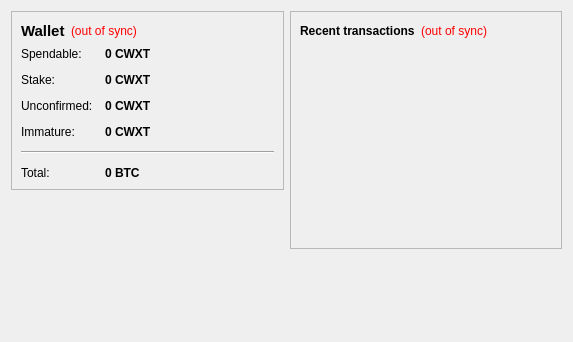
<?xml version="1.0" encoding="UTF-8"?>
<ui version="4.0">
 <class>OverviewPage</class>
 <widget class="QWidget" name="OverviewPage">
  <property name="geometry">
   <rect>
    <x>0</x>
    <y>0</y>
    <width>573</width>
    <height>342</height>
   </rect>
  </property>
  <property name="windowTitle">
   <string>Form</string>
  </property>
  <layout class="QHBoxLayout" name="horizontalLayout" stretch="1,1">
   <item>
    <layout class="QVBoxLayout" name="verticalLayout_2">
     <item>
      <widget class="QFrame" name="frame">
       <property name="frameShape">
        <enum>QFrame::StyledPanel</enum>
       </property>
       <property name="frameShadow">
        <enum>QFrame::Raised</enum>
       </property>
       <layout class="QVBoxLayout" name="verticalLayout_4">
        <item>
         <layout class="QHBoxLayout" name="horizontalLayout_4">
          <item>
           <widget class="QLabel" name="label_5">
            <property name="font">
             <font>
              <pointsize>11</pointsize>
              <weight>75</weight>
              <bold>true</bold>
             </font>
            </property>
            <property name="text">
             <string>Wallet</string>
            </property>
           </widget>
          </item>
          <item>
           <widget class="QLabel" name="labelWalletStatus">
            <property name="toolTip">
             <string>The displayed information may be out of date. Your wallet automatically synchronizes with the cryptoworldxtoken network after a connection is established, but this process has not completed yet.</string>
            </property>
            <property name="styleSheet">
             <string notr="true">QLabel { color: red; }</string>
            </property>
            <property name="text">
             <string notr="true">(out of sync)</string>
            </property>
            <property name="alignment">
             <set>Qt::AlignLeading|Qt::AlignLeft|Qt::AlignVCenter</set>
            </property>
           </widget>
          </item>
          <item>
           <spacer name="horizontalSpacer_2">
            <property name="orientation">
             <enum>Qt::Horizontal</enum>
            </property>
            <property name="sizeHint" stdset="0">
             <size>
              <width>40</width>
              <height>20</height>
             </size>
            </property>
           </spacer>
          </item>
         </layout>
        </item>
        <item>
         <layout class="QFormLayout" name="formLayout_2">
          <property name="fieldGrowthPolicy">
           <enum>QFormLayout::AllNonFixedFieldsGrow</enum>
          </property>
          <property name="horizontalSpacing">
           <number>12</number>
          </property>
          <property name="verticalSpacing">
           <number>12</number>
          </property>
          <item row="0" column="0">
           <widget class="QLabel" name="label">
            <property name="text">
             <string>Spendable:</string>
            </property>
           </widget>
          </item>
          <item row="0" column="1">
           <widget class="QLabel" name="labelBalance">
            <property name="font">
             <font>
              <weight>75</weight>
              <bold>true</bold>
             </font>
            </property>
            <property name="cursor">
             <cursorShape>IBeamCursor</cursorShape>
            </property>
            <property name="toolTip">
             <string>Your current spendable balance</string>
            </property>
            <property name="text">
             <string notr="true">0 CWXT</string>
            </property>
            <property name="textInteractionFlags">
             <set>Qt::LinksAccessibleByMouse|Qt::TextSelectableByKeyboard|Qt::TextSelectableByMouse</set>
            </property>
           </widget>
          </item>
          <item row="1" column="0">
           <widget class="QLabel" name="label_6">
            <property name="text">
             <string>Stake:</string>
            </property>
           </widget>
          </item>
          <item row="1" column="1">
           <widget class="QLabel" name="labelStake">
            <property name="font">
             <font>
              <weight>75</weight>
              <bold>true</bold>
             </font>
            </property>
            <property name="cursor">
             <cursorShape>IBeamCursor</cursorShape>
            </property>
            <property name="toolTip">
             <string>Total of coins that was staked, and do not yet count toward the current balance</string>
            </property>
            <property name="text">
             <string notr="true">0 CWXT</string>
            </property>
            <property name="textInteractionFlags">
             <set>Qt::LinksAccessibleByMouse|Qt::TextSelectableByKeyboard|Qt::TextSelectableByMouse</set>
            </property>
           </widget>
          </item>
          <item row="2" column="0">
           <widget class="QLabel" name="label_3">
            <property name="text">
             <string>Unconfirmed:</string>
            </property>
           </widget>
          </item>
          <item row="2" column="1">
           <widget class="QLabel" name="labelUnconfirmed">
            <property name="font">
             <font>
              <weight>75</weight>
              <bold>true</bold>
             </font>
            </property>
            <property name="cursor">
             <cursorShape>IBeamCursor</cursorShape>
            </property>
            <property name="toolTip">
             <string>Total of transactions that have yet to be confirmed, and do not yet count toward the current balance</string>
            </property>
            <property name="text">
             <string notr="true">0 CWXT</string>
            </property>
            <property name="textInteractionFlags">
             <set>Qt::LinksAccessibleByMouse|Qt::TextSelectableByKeyboard|Qt::TextSelectableByMouse</set>
            </property>
           </widget>
          </item>
          <item row="3" column="0">
           <widget class="QLabel" name="labelImmatureText">
            <property name="text">
             <string>Immature:</string>
            </property>
           </widget>
          </item>
          <item row="3" column="1">
           <widget class="QLabel" name="labelImmature">
            <property name="font">
             <font>
              <weight>75</weight>
              <bold>true</bold>
             </font>
            </property>
            <property name="toolTip">
             <string>Mined balance that has not yet matured</string>
            </property>
            <property name="text">
             <string notr="true">0 CWXT</string>
            </property>
            <property name="textInteractionFlags">
             <set>Qt::LinksAccessibleByMouse|Qt::TextSelectableByKeyboard|Qt::TextSelectableByMouse</set>
            </property>
           </widget>
          </item>
          <item row="4" column="0" colspan="2">
           <widget class="Line" name="line">
            <property name="orientation">
             <enum>Qt::Horizontal</enum>
            </property>
           </widget>
          </item>
          <item row="5" column="0">
           <widget class="QLabel" name="labelTotalText">
            <property name="text">
             <string>Total:</string>
            </property>
           </widget>
          </item>
          <item row="5" column="1">
           <widget class="QLabel" name="labelTotal">
            <property name="font">
             <font>
              <weight>75</weight>
              <bold>true</bold>
             </font>
            </property>
            <property name="cursor">
             <cursorShape>IBeamCursor</cursorShape>
            </property>
            <property name="toolTip">
             <string>Your current total balance</string>
            </property>
            <property name="text">
             <string notr="true">0 BTC</string>
            </property>
            <property name="textInteractionFlags">
             <set>Qt::LinksAccessibleByMouse|Qt::TextSelectableByKeyboard|Qt::TextSelectableByMouse</set>
            </property>
           </widget>
          </item>
         </layout>
        </item>
       </layout>
      </widget>
     </item>
     <item>
      <spacer name="verticalSpacer">
       <property name="orientation">
        <enum>Qt::Vertical</enum>
       </property>
       <property name="sizeHint" stdset="0">
        <size>
         <width>20</width>
         <height>40</height>
        </size>
       </property>
      </spacer>
     </item>
     <item>
         <widget class="QLabel" name="coinimage">
          <property name="text">
           <string/>
         </property>
         <property name="pixmap">
           <pixmap resource="../bitcoin.qrc">:/icons/bitcoin</pixmap>
         </property>
         <property name="scaledContents">
           <bool>false</bool>
         </property>
         <property name="alignment">
           <set>Qt::AlignCenter</set>
         </property>
         <property name="margin">
           <number>-2</number>
         </property>
       </widget>
     </item>
    </layout>
   </item>
   <item>
    <layout class="QVBoxLayout" name="verticalLayout_3">
     <item>
      <widget class="QFrame" name="frame_2">
       <property name="frameShape">
        <enum>QFrame::StyledPanel</enum>
       </property>
       <property name="frameShadow">
        <enum>QFrame::Raised</enum>
       </property>
       <layout class="QVBoxLayout" name="verticalLayout">
        <item>
         <layout class="QHBoxLayout" name="horizontalLayout_2">
          <item>
           <widget class="QLabel" name="label_4">
            <property name="text">
             <string>&lt;b&gt;Recent transactions&lt;/b&gt;</string>
            </property>
           </widget>
          </item>
          <item>
           <widget class="QLabel" name="labelTransactionsStatus">
            <property name="toolTip">
             <string>The displayed information may be out of date. Your wallet automatically synchronizes with the cryptoworldxtoken network after a connection is established, but this process has not completed yet.</string>
            </property>
            <property name="styleSheet">
             <string notr="true">QLabel { color: red; }</string>
            </property>
            <property name="text">
             <string notr="true">(out of sync)</string>
            </property>
            <property name="alignment">
             <set>Qt::AlignRight|Qt::AlignTrailing|Qt::AlignVCenter</set>
            </property>
           </widget>
          </item>
          <item>
           <spacer name="horizontalSpacer">
            <property name="orientation">
             <enum>Qt::Horizontal</enum>
            </property>
            <property name="sizeHint" stdset="0">
             <size>
              <width>40</width>
              <height>20</height>
             </size>
            </property>
           </spacer>
          </item>
         </layout>
        </item>
        <item>
         <widget class="QListView" name="listTransactions">
          <property name="styleSheet">
           <string notr="true">QListView { background: transparent; }</string>
          </property>
          <property name="frameShape">
           <enum>QFrame::NoFrame</enum>
          </property>
          <property name="verticalScrollBarPolicy">
           <enum>Qt::ScrollBarAlwaysOff</enum>
          </property>
          <property name="horizontalScrollBarPolicy">
           <enum>Qt::ScrollBarAlwaysOff</enum>
          </property>
          <property name="selectionMode">
           <enum>QAbstractItemView::NoSelection</enum>
          </property>
         </widget>
        </item>
       </layout>
      </widget>
     </item>
     <item>
      <spacer name="verticalSpacer_2">
       <property name="orientation">
        <enum>Qt::Vertical</enum>
       </property>
       <property name="sizeHint" stdset="0">
        <size>
         <width>20</width>
         <height>40</height>
        </size>
       </property>
      </spacer>
     </item>
    </layout>
   </item>
  </layout>
 </widget>
 <resources/>
 <connections/>
</ui>
